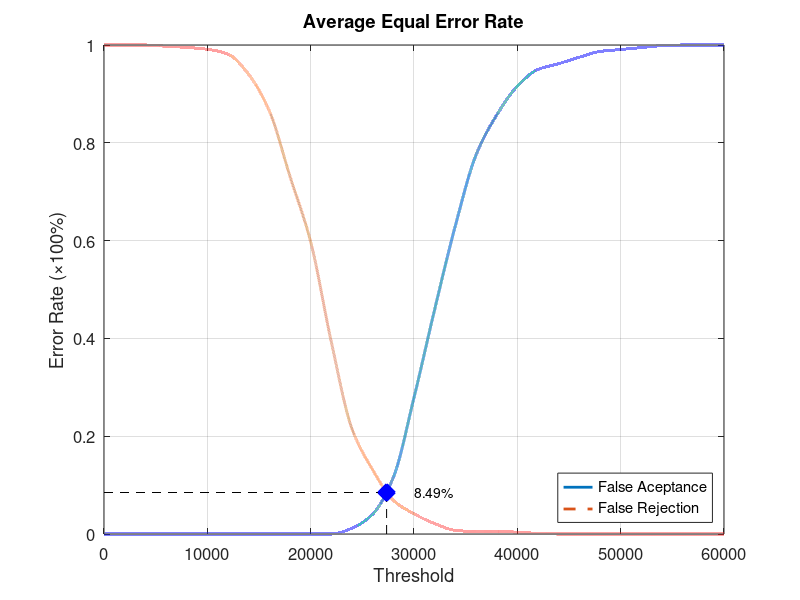
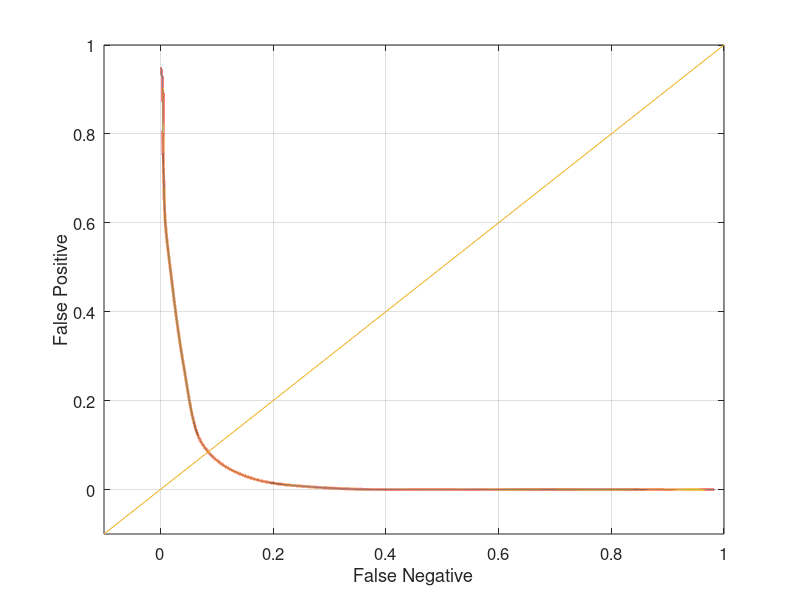

Source code (MATLAB) for these figures, in order:
function yEER = Experiment3Average
close all;
clear;
clc;
x = 0:2000:60000;
xq = 0:0.5:60000;

y0 = [0 0 0 0 0 0 0 0 0 0 0 0 0.0118421 0.0407895 0.115789 0.278947 0.459211 0.630263 0.775 0.856579 0.915789 0.95 0.961842 0.975 0.986842 0.99079 0.994737 0.998684 1 1 1];
yy0 = interp1(x, y0, xq, 'pchip');
y1 = [1 1 1 0.9975 0.995 0.99125 0.98125 0.94 0.865 0.73125 0.5975 0.3925 0.215 0.13125 0.06875 0.04125 0.02125 0.0075 0.005 0.005 0.00375 0.00125 0 0 0 0 0 0 0 0 0];
yy1 = interp1(x, y1, xq, 'pchip');

% Calculating EER: 
y2 = abs(y0 - y1);
find(y2 == min(y2))
yy2 = abs(yy0 - yy1);
xEER = find(yy2 == min(yy2));
xEERIndex = xq(xEER) % X-axis EER
yEER = yy0(xEER) % Y-axis EER

main = figure
plot(xq, yy0,'-','LineWidth', 2);	hold on
plot(xq, yy1,'--','LineWidth', 2);	hold on
plot([xEERIndex xEERIndex], [0 yEER], 'k--');	hold on
plot([0 xEERIndex], [yEER yEER], 'k--');	hold on
plot(xEERIndex, yEER, 'bx', 'LineWidth', 10);	hold on
text(xEERIndex + 10 * xEERIndex / 100, yEER, [num2str(round((10000 * yEER)) / 100) '%'])
legend('False Aceptance', 'False Rejection', 'Location', 'SouthEast')
xlabel('Threshold')
ylabel('Error Rate (\times100%)')
title('Average Equal Error Rate')
set(gca, 'FontSize', 12)
axis([0 60000 0 1])
grid on

print(main, 'Experiment3AverageMain', '-dpng');
FNRxFPR = figure('Color', [1 1 1]);
plot(yy1, yy0, '-', yy1, yy0, 'LineWidth', 2);
hold on
y = -0.1:0.1:1
plot(y, y); 
set(gca, 'FontSize', 12)
xlabel('False Negative')
ylabel('False Positive')
axis([-0.1 1 -0.1 1])
set(gca, 'FontSize', 12)
grid on

print(FNRxFPR, 'Experiment3AverageFNRxFPR','-dpng');
end
